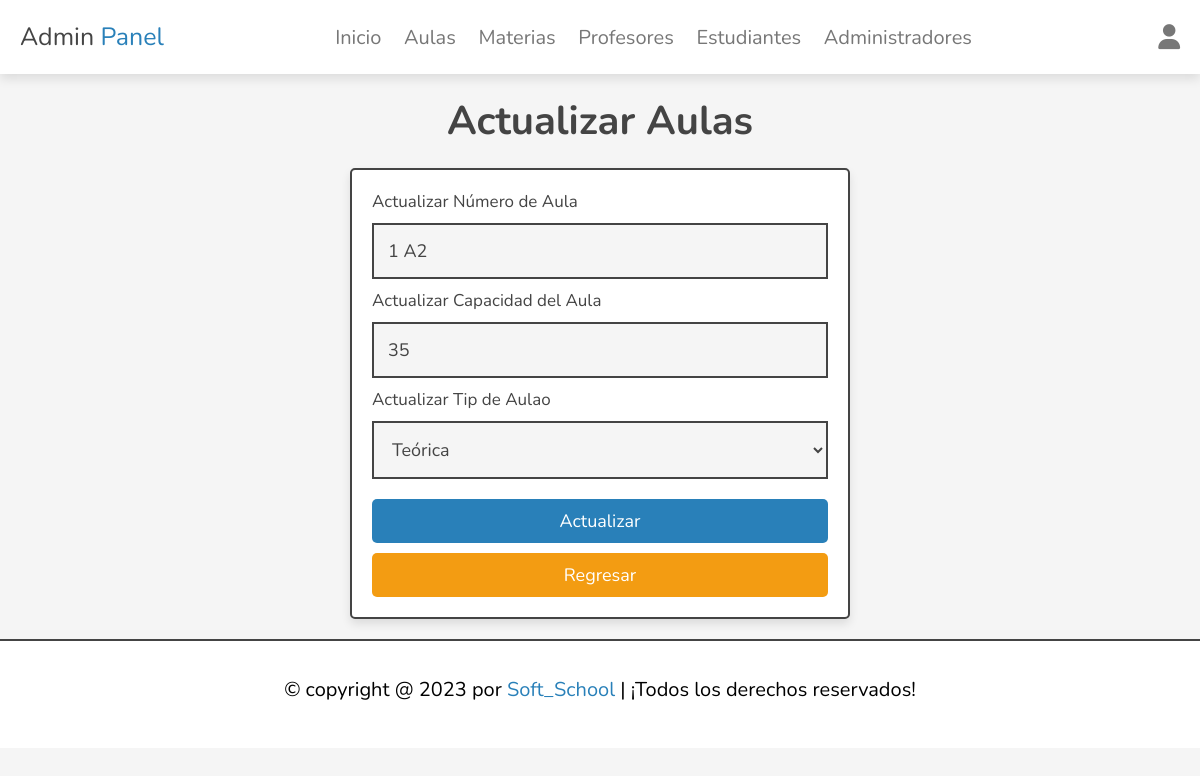
Screenshot of /pages/aulas/update_aulas.php?update=1 (signed in) with the database file from the repository.
### tables this page shows
CREATE TABLE `aula` (
  `IdAula` int NOT NULL,
  `NúmeroAula` varchar(10) NOT NULL,
  `Capacidad` int NOT NULL,
  `Tipo` varchar(20) NOT NULL
);

### pages/aulas/update_aulas.php (the view, shortened to what this page needs)
<?php
  include '../../includes/connect.php';
?>
<!DOCTYPE html>
<html lang="en">
<head>
  <link rel="stylesheet" href="https://cdnjs.cloudflare.com/ajax/libs/font-awesome/6.1.1/css/all.min.css">
  <link rel="stylesheet" href="../../assets/css/main.css">
</head>
<body>
  <?php
    include '../../includes/header.php';
  ?>
  <section class="update-product">
    <h1 class="heading">Actualizar Aulas</h1>
    <?php
    $update_id = $_GET['update'];
    $show_admin = $connect->prepare("SELECT * FROM `aula` WHERE IdAula = ?");
    $show_admin->execute([$update_id]);
    if ($show_admin->rowCount() > 0) {
      while ($fetch_admin = $show_admin->fetch(PDO::FETCH_ASSOC)) {
    ?>
    <form action="" method="post" enctype="multipart/form-data">
      <span>Actualizar Número de Aula</span>
      <input type="text" name="num_aula" class="box" maxlength="100" placeholder="Ingrese el nombre"
        value="<?= $fetch_admin['NúmeroAula']; ?>" required>
      <span>Actualizar Capacidad del Aula</span>
      <input type="text" name="ability" class="box" maxlength="100" placeholder="Ingrese el nombre el apellido"
        value="<?= $fetch_admin['Capacidad']; ?>" required>
      <span>Actualizar Tip de Aulao</span>
      <select name="type_aula" class="box" required>
        <option selected disabled><?= $fetch_admin['Tipo']; ?></option>
      </select>
      <div class="flex-btn">
        <input type="submit" name="update" value="Actualizar" class="btn">
        <a href="aulas_profile.php" class="option-btn">Regresar</a>
      </div>
    </form>
    <?php
      }
      }else{
        echo '<p class="empty">¡Aún no se han añadido Materias!</p>';
      }
    ?>
  </section>
  <?php
  include '../../includes/footer.php';
  ?>
</body>
</html>

### assets/css/main.css (style rules this page uses)
:root { --main-color: #2980b9; --red: #e74c3c; --orange: #f39c12; --black: #444; --white: #fff; --light-bg: #f5f5f5; --light-color: #777; --border: 0.2rem solid var(--black); --box-shadow: 0 0.5rem 1rem rgba(0, 0, 0, 0.1); }
* { margin: 0; padding: 0; box-sizing: border-box; font-family: 'Nunito', sans-serif; text-decoration: none; outline: none; border: none; }
html { font-size: 62.5%; overflow-x: hidden; }
body { background-color: var(--light-bg); }
section { max-width: 1200px; margin: 0 auto; padding: 2rem; }
.heading { font-size: 4rem; color: var(--black); text-align: center; margin-bottom: 2rem; text-transform: capitalize; }
.btn, .delete-btn, .option-btn { width: 100%; display: block; cursor: pointer; color: var(--white); font-size: 1.8rem; padding: 1rem 3rem; margin-top: 1rem; border-radius: 0.5rem; text-align: center; text-transform: capitalize; }
.btn { background-color: var(--main-color); }
.option-btn { background-color: var(--orange); }
.flex-btn { display: block; gap: 1rem; }
.update-product form { margin: 0 auto; padding: 2rem; max-width: 50rem; border: var(--border); border-radius: 0.5rem; box-shadow: var(--box-shadow); background-color: var(--white); }
.update-product form .box { width: 100%; padding: 1.4rem; margin: 1rem 0; font-size: 1.8rem; color: var(--black); border: var(--border); background-color: var(--light-bg); }
.update-product form span { font-size: 1.7rem; color: var(--black); }

### rows the page displays
aula: num_aula "1 A2", ability "35", type_aula "Teórica"
